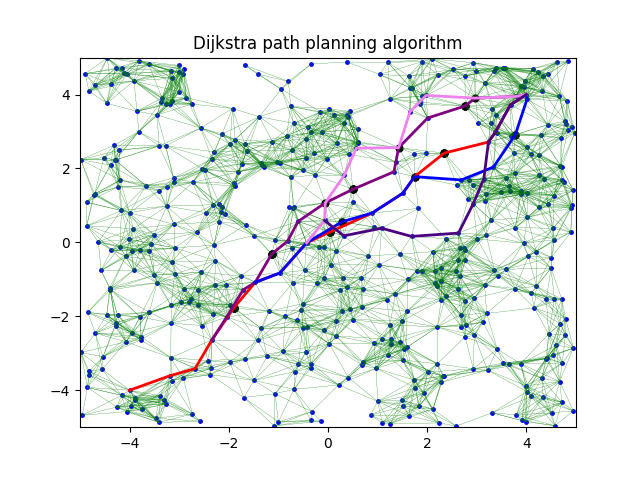

This figure's Python source:
from lib.visualization import *
from lib.node import *
from lib.planner import *
from lib.environment import *
import numpy as np
import matplotlib.pyplot as plt

def generate_obstacles(path, old_obstacles=[]):
    # making obstacles at 25%, 50%, and 75% of the current path...
    obstacles = old_obstacles
    idx = len(path) // 2
    x = path[idx]
    obstacles.append([x.x, x.y])
    # print(x, 'is now an obstacle')

    idx = 3 * len(path) // 4
    x = path[idx]
    obstacles.append([x.x, x.y])
    # print(x, 'is now an obstacle')

    idx = len(path) // 4
    x = path[idx]
    obstacles.append([x.x, x.y])
    # print(x, 'is now an obstacle')

    return obstacles, idx

def replan(new_start, points, new_obstacles, cost_multiplier=1, prevCounts = (0, 0, 0)):
    points.remove(new_start)
    env = Uniform(points, new_obstacles)
    env.add_startgoal(start=new_start, goal=[4, 4])
    planner = Astar(cost_multiplier, prevCounts[0], prevCounts[1], prevCounts[2])
    return (planner.plan(env.graph, env.start, env.goal), planner.getCounts())

np.random.seed(234)
# plot empty axes
fig, ax = plt.subplots()
viz = Visualization((-5, 5), (-5, 5), ax)
viz.plot_axes()
viz.show(msg='Showing axes. Press enter to continue')

# make environment
points = np.random.random((500,2)) * 10 - 5
points = points.tolist()
env = Uniform(points)
env.add_startgoal(start=[-4, -4], goal=[4, 4])
viz.plot_nodes(env.pts)
ax.set_title('Dijkstra path planning algorithm')  
viz.show(msg='Showing states. Press enter to continue')

# plot graph connections
viz.plot_graph(env.graph)
viz.show(msg='Showing graph. Press enter to continue')

planner = Astar(0)
path, total_cost = planner.plan(env.graph, env.start, env.goal)

viz.plot_path(BasicNode.nodes_to_xy(path))
viz.show(msg='Showing path. Press enter to add point obstacle')
print(f"associated onDeck, processed nodes, and iterations before obstacles and replanning: %s" % (planner.getCounts(), ))
print(f"Total cost of original path: %s" % (total_cost, ))

# replanning
obstacles, idx = generate_obstacles(path)
new_start = [path[idx - 1].x, path[idx - 1].y]
(new_path, new_total_cost), new_counts = replan(new_start, points, obstacles, 0, planner.getCounts())
total_cost += new_total_cost
viz.plot_path(BasicNode.nodes_to_xy(new_path), col='Purple')
viz.plot_nodes(obstacles, col='Black', size=24)
viz.show(msg='Showing altered path. Press enter to add newer obstacles')
print(f"associated onDeck, processed nodes, and iterations: %s" % (new_counts, ))
print(f"Total cost of path: %s" % (total_cost, ))

# replanning
obstacles, idx = generate_obstacles(new_path)
new_start = [new_path[idx - 1].x, new_path[idx - 1].y]
(new_path, new_total_cost), new_counts = replan(new_start, points, obstacles, 0, new_counts)
total_cost += new_total_cost
viz.plot_path(BasicNode.nodes_to_xy(new_path), col='Blue')
viz.plot_nodes(obstacles, col='Black', size=24)
viz.show(msg='Showing altered path. Press enter to add newer obstacles')
print(f"associated onDeck, processed nodes, and iterations: %s" % (new_counts, ))
print(f"Total cost of path: %s" % (total_cost, ))

# replanning
obstacles, idx = generate_obstacles(new_path)
new_start = [new_path[idx - 1].x, new_path[idx - 1].y]
(new_path, new_total_cost), new_counts = replan(new_start, points, obstacles, 0, new_counts)
total_cost += new_total_cost
viz.plot_path(BasicNode.nodes_to_xy(new_path), col='Violet')
viz.plot_nodes(obstacles, col='Black', size=24)
viz.show(msg='Showing altered path. Press enter to add newer obstacles')
print(f"associated onDeck, processed nodes, and iterations: %s" % (new_counts, ))
print(f"Total cost of path: %s" % (total_cost, ))

# replanning
obstacles, idx = generate_obstacles(new_path)
new_start = [new_path[idx - 1].x, new_path[idx - 1].y]
(new_path, new_total_cost), new_counts = replan(new_start, points, obstacles, 0, new_counts)
total_cost += new_total_cost
viz.plot_path(BasicNode.nodes_to_xy(new_path), col='Indigo')
viz.plot_nodes(obstacles, col='Black', size=24)
viz.show(msg='Showing altered path. Press enter to quit')
print(f"associated onDeck, processed nodes, and iterations: %s" % (new_counts, ))
print(f"Total cost of path: %s" % (total_cost, ))
